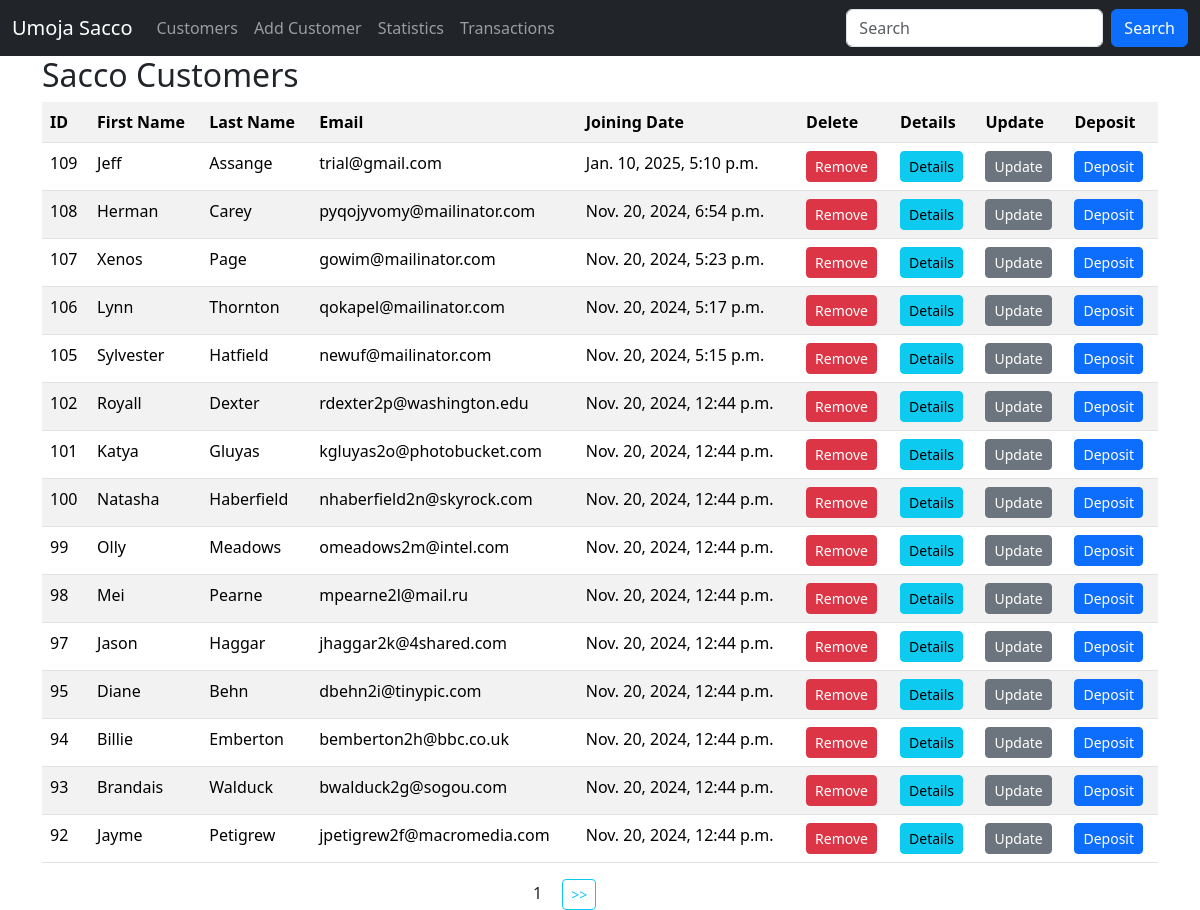
The app's page / (signed in) with its own data.
### main/models.py (models this page shows, shortened)
class Customer(models.Model):
    first_name = models.CharField(max_length=30)
    last_name = models.CharField(max_length=30)
    email = models.EmailField(unique=True)
    dob = models.DateField()
    gender = models.CharField(max_length=10)
    profile_pic = models.ImageField(upload_to=generate_unique_name, null=True)
    weight = models.IntegerField(default=0)
    created_at = models.DateTimeField(auto_now_add=True)
    updated_at = models.DateTimeField(auto_now=True)
    class Meta:
        db_table = 'customers'

### main/views.py (the view)
# urls.py: path('', views.customers, name='customers'),
@login_required
def customers(request):
      data = Customer.objects.all().order_by('-id').values()  # SELECT * FROM customers
      paginator = Paginator(data, 15)
      page = request.GET.get('page', 1)
      try:
            paginated_data = paginator.page(page)
      except  EmptyPage | PageNotAnInteger:
            paginated_data = paginator.page(1)
      return render(request, "customers.html", {"data": paginated_data})

### templates/customers.html (shortened to what this page needs)
{% extends 'master.html' %}
{% block content %}
    <div class="container">
        <h2>Sacco Customers</h2>
        <table class="table table-striped">
            <tr>
                <th>ID</th>
                <th>First Name</th>
                <th>Last Name</th>
                <th>Email</th>
                <th>Joining Date</th>
                <th>Delete</th>
                <th>Details</th>
                 <th>Update</th>
                <th>Deposit</th>
            </tr>
            {% for customer in data.object_list %}
            	<tr>
                    <td>{{ customer.id }}</td>
                    <td>{{ customer.first_name }}</td>
                    <td>{{ customer.last_name }}</td>
                    <td>{{ customer.email }}</td>
                    <td>{{ customer.created_at }}</td>
                    {% if perms.main.delete_customer %}
                        <td>
                            <a class="btn btn-danger btn-sm" href="{% url 'delete_customer' customer.id %}">Remove</a>
                        </td>
                    {% else %}
                       <td>
                           <button class="btn btn-sm disabled">Action</button>
                       </td>
                    {% endif %}
                    {% if perms.main.view_customer %}
                        <td>
                            <a class="btn btn-info btn-sm" href="{% url 'customer_details' customer.id %}">Details</a>
                        </td>
                    {% else %}
                       <td>
                           <button class="btn btn-sm disabled">Action</button>
                       </td>
                    {% endif %}
                    {% if perms.main.change_customer %}
                        <td>
                            <a class="btn btn-secondary btn-sm"
                               href="{% url 'update_customer' customer.id %}">Update</a>
                        </td>
                    {% else %}
                       <td>
                           <button class="btn btn-sm disabled">Action</button>
                       </td>
                    {% endif %}
                    {% if perms.main.add_deposit %}
                            <td>
                                <a class="btn btn-primary btn-sm" href="{% url 'deposit' customer.id %}">Deposit</a>
                            </td>
                    {% else %}
                           <td>
                               <button class="btn btn-sm disabled">Action</button>
                           </td>
                    {% endif %}
                </tr>
            {% endfor %}
        </table>
        <div class="row justify-content-center">
            <div class="col-sm-2">
                <span class="mx-3">{{ data.number }}</span>
                {% if data.has_next %}
                    <a class="btn btn-outline-info btn-sm" href="?page={{ data.next_page_number }}"> >> </a>
                {% endif %}
            </div>
        </div>
    </div>
{% endblock %}

### records on screen
Customer: id "109", first_name "Jeff", last_name "Assange", email "trial@gmail.com", created_at "Jan. 10, 2025, 5:10 p.m."
Customer: id "108", first_name "Herman", last_name "Carey", email "pyqojyvomy@mailinator.com", created_at "Nov. 20, 2024, 6:54 p.m."
Customer: id "107", first_name "Xenos", last_name "Page", email "gowim@mailinator.com", created_at "Nov. 20, 2024, 5:23 p.m."
Customer: id "106", first_name "Lynn", last_name "Thornton", email "qokapel@mailinator.com", created_at "Nov. 20, 2024, 5:17 p.m."
Customer: id "105", first_name "Sylvester", last_name "Hatfield", email "newuf@mailinator.com", created_at "Nov. 20, 2024, 5:15 p.m."
Customer: id "102", first_name "Royall", last_name "Dexter", email "rdexter2p@washington.edu", created_at "Nov. 20, 2024, 12:44 p.m."
Customer: id "101", first_name "Katya", last_name "Gluyas", email "kgluyas2o@photobucket.com", created_at "Nov. 20, 2024, 12:44 p.m."
Customer: id "100", first_name "Natasha", last_name "Haberfield", email "nhaberfield2n@skyrock.com", created_at "Nov. 20, 2024, 12:44 p.m."
Customer: id "99", first_name "Olly", last_name "Meadows", email "omeadows2m@intel.com", created_at "Nov. 20, 2024, 12:44 p.m."
Customer: id "98", first_name "Mei", last_name "Pearne", email "mpearne2l@mail.ru", created_at "Nov. 20, 2024, 12:44 p.m."
Customer: id "97", first_name "Jason", last_name "Haggar", email "jhaggar2k@4shared.com", created_at "Nov. 20, 2024, 12:44 p.m."
Customer: id "95", first_name "Diane", last_name "Behn", email "dbehn2i@tinypic.com", created_at "Nov. 20, 2024, 12:44 p.m."
Customer: id "94", first_name "Billie", last_name "Emberton", email "bemberton2h@bbc.co.uk", created_at "Nov. 20, 2024, 12:44 p.m."
Customer: id "93", first_name "Brandais", last_name "Walduck", email "bwalduck2g@sogou.com", created_at "Nov. 20, 2024, 12:44 p.m."
Customer: id "92", first_name "Jayme", last_name "Petigrew", email "jpetigrew2f@macromedia.com", created_at "Nov. 20, 2024, 12:44 p.m."

### other values on screen
{{ data.number }} "1"
